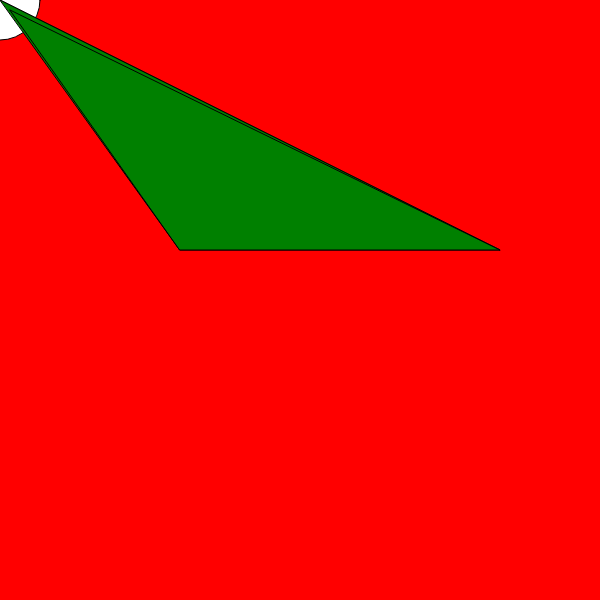
Frame 1 (no input)
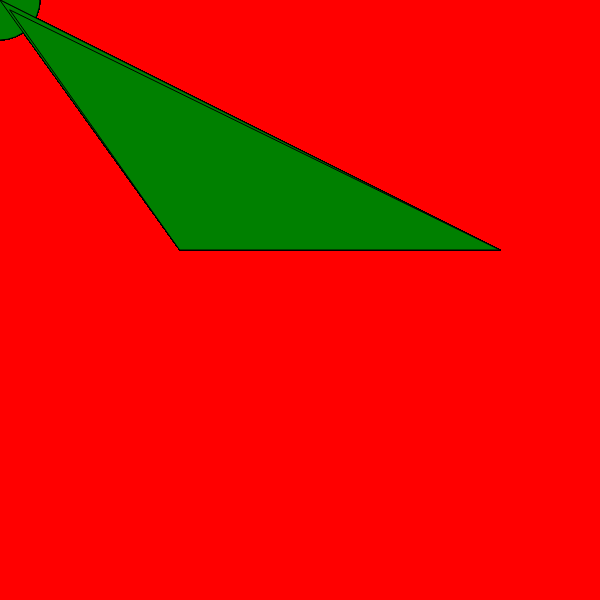
Frame 60 (no input)
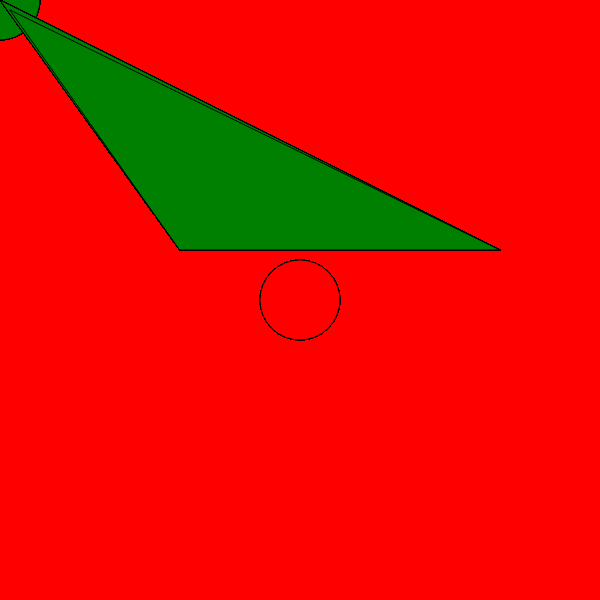
Frame 120 (the mouse pressed at the canvas centre since frame 60)

The p5.js sketch that drew these frames (run headless with seeded random() and noise() and a simulated clock; from frame 60 on, the mouse is pressed at the canvas centre):

// p5.js sketch
// ── sketch.js
function setup() {
    createCanvas(600,600)
    background('red');
}
function draw(){
    if(mouseIsPressed){
        fill('red');
    }
stroke(0);
ellipse(mouseX,mouseY,80,80);
line(500,250,0,0);

fill('green');
triangle(0,0,500,250,180,250);
triangle(10,10,500,250,180,250);
}
